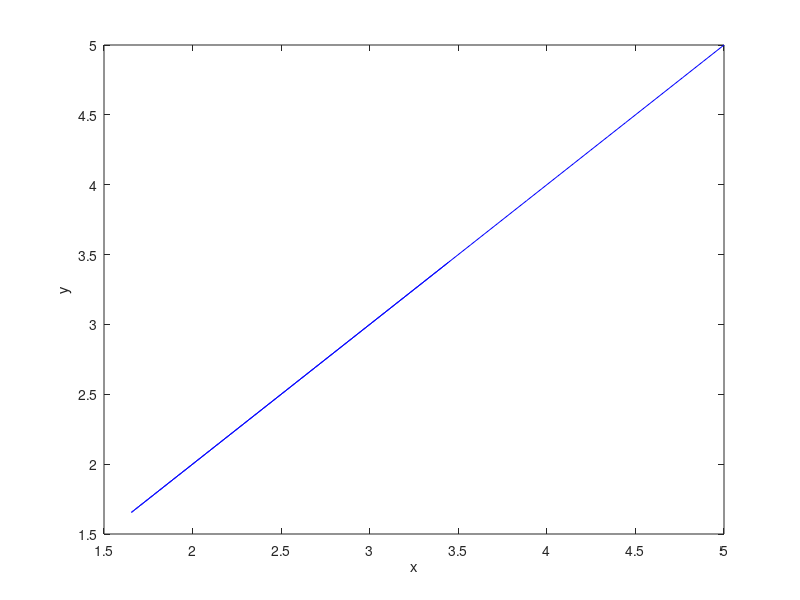

This figure's MATLAB source:
clc 
clear all
h = 0.01;
x = 1:h:5;
y = zeros(1,length(x));
y(1) = 5;
F = @(a,b) (2*a) - (3*b) + 1;

for i = 1:(length(x)-1)
    k1 = F(x(i), y(i));
    k2 = F(x(i) + (0.5*h), y(i) + (0.5*h*k1));
    k3 = F(x(i) + (0.5*h), y(i) + (0.5*h*k2));
    k4 = F(x(i) + h , y(i) + (k3*h));
    y(i+1) = y(i) + (h/6)*(k1 + (2*k2) + (2*k3) + k4);
end

plot(y,y,'b')
xlabel('x')
ylabel('y')